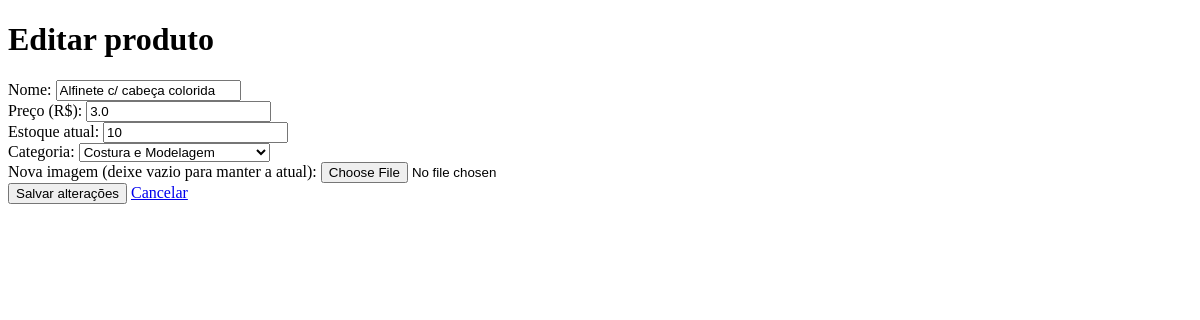
The app's page /produtos/35/editar (signed in), older data.
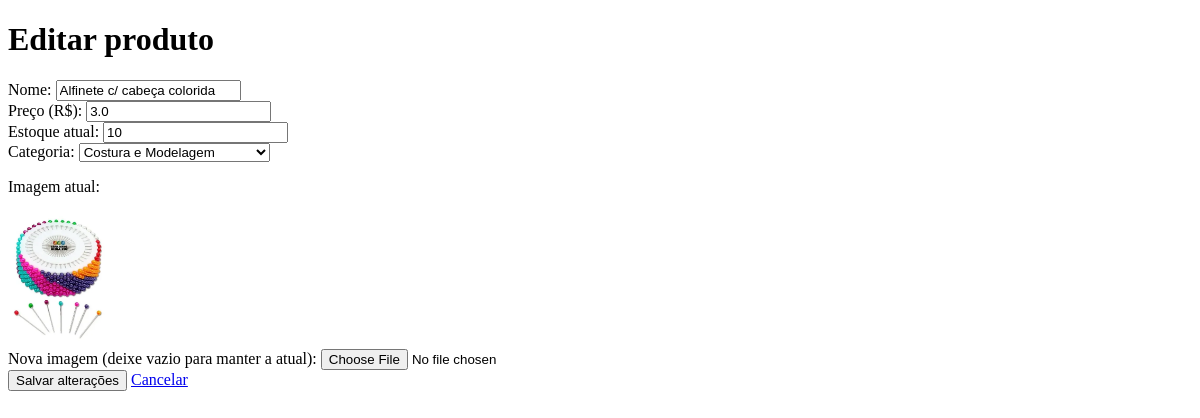
The same page, newer data.
### app/models/produto.py (models this page shows, shortened)
class Produto(Base):
    __tablename__ = "produtos"
    id = Column(Integer, primary_key=True, autoincrement=True, index=True)
    nome = Column(String(100), nullable=False)
    preco = Column(Float, nullable=False, default=0.0)
    estoque_atual = Column(Integer, default=0)
    descricao = Column(String(255), nullable=True)
    ativa = Column(Boolean, default=True)
    imagem_path = Column(String(255), nullable=True)
    categoria_id = Column(Integer, ForeignKey("categorias.id", ondelete="SET NULL"), nullable=False)
    categoria = relationship("Categoria", back_populates="produtos")
    variacoes = relationship("ProdutoVariacao", back_populates="produto", cascade="all, delete-orphan", lazy="select")

### app/controllers/produto_controller.py (the view)
@router.get("/{produto_id}/editar")
def form_editar_produto(
    produto_id: int,
    request: Request,
    db: Session = Depends(get_db),
    admin = Depends(get_admin)
):
    editando   = db.query(Produto).filter(Produto.id == produto_id).first()
    categorias = db.query(Categoria).filter(Categoria.ativa == True).all()
    if not editando:
        return RedirectResponse(url="/produtos", status_code=302)
    return templates.TemplateResponse(
        request,
        "produtos/form.html",
        {
            "request":    request,
            "usuario":    admin,
            "editando":   editando,
            "categorias": categorias
        }
    )

### app/templates/produtos/form.html (shortened to what this page needs)
<!DOCTYPE html>
<html lang="pt-br">
<head>
</head>
<body>
    <h1>{{ "Editar produto" if editando else "Novo produto" }}</h1>
    <form action="{{ '/produtos/' + editando.id|string + '/editar' if editando else '/produtos/novo' }}"
          method="post"
          enctype="multipart/form-data">
        <label>Nome:
            <input type="text"
                   name="nome"
                   value="{{ editando.nome if editando else (valores.nome if valores else '') }}"
                   required>
        </label>
        <br>
        <label>Preço (R$):
            <input type="number"
                   name="preco"
                   step="0.01"
                   min="0"
                   value="{{ editando.preco if editando else (valores.preco if valores else '0.00') }}"
                   required>
        </label>
        <br>
        <label>Estoque atual:
            <input type="number"
                   name="estoque_atual"
                   min="0"
                   value="{{ editando.estoque_atual if editando else (valores.estoque_atual if valores else '0') }}"
                   required>
        </label>
        <br>
        <label>Categoria:
            <select name="categoria_id">
                {% for c in categorias %}
                    <option value="{{ c.id }}"
                        {{ 'selected' if (editando and editando.categoria_id == c.id) or (valores and valores.categoria_id == c.id) else '' }}>
                        {{ c.nome }}
                    </option>
                {% endfor %}
            </select>
        </label>
        <br>
        {% if editando and editando.imagem_path %}
            <p>Imagem atual:</p>
            <img src="{{ editando.imagem_url }}"
                 alt="{{ editando.nome }}"
                 width="100"
                 style="object-fit:cover">
            <br>
        {% endif %}
        <label>{{ "Nova imagem (deixe vazio para manter a atual):" if editando else "Imagem:" }}
            <input type="file"
                   name="imagem"
                   accept=".jpg,.jpeg,.png,.webp">
        </label>
        <br>
        <button type="submit">
            {{ "Salvar alterações" if editando else "Criar produto" }}
        </button>
        <a href="/produtos">Cancelar</a>
    </form>
</body>
</html>

Row changes from the older to the newer data that the page shows:
changed Produto "Alfinete c/ cabeça colorida": imagem_url: picture added
Text that changed along with them:
text now shown: "Imagem atual:"
